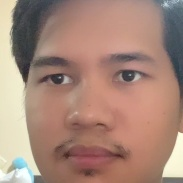
#> input picture datasets/Golf/100_GOLF.jpg, 183 x 183 px
$ python face_Recognite.py
#> lines starting #> are read from the running program, lines starting #| are printed output that depends on the picture
import cv2
import numpy
import os

haar_file = 'haarcascade_frontalface_default.xml'
datasets = 'datasets'
video_path = 0  # ใช้ 0 เพื่อเปิดกล้องเว็บ (หรือ 1, 2, ... หากมีหลายกล้อง)

print('Training...')
(images, labels, names, id) = ([], [], {}, 0)
for (subdirs, dirs, files) in os.walk(datasets):
    for subdir in dirs:
        names[id] = subdir
        subjectpath = os.path.join(datasets, subdir)
        for filename in os.listdir(subjectpath):
            path = os.path.join(subjectpath, filename)
            label = id
            img = cv2.imread(path, 0)
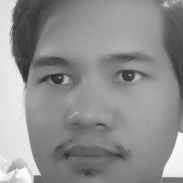
#> img: shape (183, 183); min 39, max 255, mean 144
            if img is not None:
                face_resize = cv2.resize(img, (130, 100))
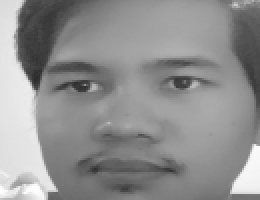
#> face_resize: shape (100, 130) (shown 2 times larger); min 44, max 254, mean 143.9
                images.append(face_resize)
                labels.append(int(label))
        id += 1
#> id = 1

(images, labels) = [numpy.array(lis) for lis in [images, labels]]
model = cv2.face.LBPHFaceRecognizer_create()
model.train(images, labels)

face_cascade = cv2.CascadeClassifier(haar_file)
video_capture = cv2.VideoCapture(video_path)

while True:
    ret, im = video_capture.read()
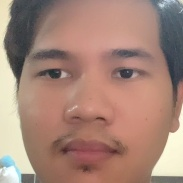
#> input picture datasets/Golf/104_GOLF.jpg, 183 x 183 px, given in place of the camera
#> im is the input picture: shape (183, 183, 3); mean B, G, R 120.3, 133.5, 166.4
    if not ret:
        print("ไม่สามารถอ่านเฟรมจากกล้องได้")  # แจ้งเตือนหากไม่สามารถอ่านเฟรมได้
        break  # Exit if there is an error reading the frame

    im = cv2.flip(im, 1)  # Flip image
    gray = cv2.cvtColor(im, cv2.COLOR_BGR2GRAY)
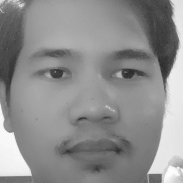
#> gray: shape (183, 183); min 41, max 253, mean 141.9
    faces = face_cascade.detectMultiScale(gray, 1.3, 5)
#> faces = [[14, 15, 151, 151]]
    for (x, y, w, h) in faces:
        cv2.rectangle(im, (x, y), (x + w, y + h), (0, 255, 0), 2)  # Green box
        face = gray[y:y + h, x:x + w]
        face_resize = cv2.resize(face, (130, 100))  # Resize for prediction
        prediction = model.predict(face_resize)

        if prediction[1] < 100:
            name = names[prediction[0]]
            accuracy = 100 - prediction[1]
            text = f'{name} {accuracy:.2f}%'
            # Initialize font scale
            font_scale = 0.8
            # Calculate text size to ensure it fits in the rectangle
            text_size = cv2.getTextSize(text, cv2.FONT_HERSHEY_SIMPLEX, font_scale, 2)[0]

            # Adjust position to center the text above the rectangle
            text_x = x + (w - text_size[0]) // 2
            text_y = y - 10

            # Ensure the text does not exceed the rectangle width
            while text_size[0] > w and font_scale > 0.4:
                font_scale -= 0.1
                text_size = cv2.getTextSize(text, cv2.FONT_HERSHEY_SIMPLEX, font_scale, 2)[0]
                text_x = x + (w - text_size[0]) // 2  # Update x position based on new text size

            # Draw a filled rectangle for the text background
            cv2.rectangle(im, (x, y - 40), (x + w, y), (0, 255, 0), -1)  # Green rectangle
            # Put the text on the image
            cv2.putText(im, text, (text_x, text_y), cv2.FONT_HERSHEY_SIMPLEX, font_scale, (0, 0, 0), 2)  # Black text
        else:
            unknown_text = 'Unknown'
            # Initialize font scale for unknown text
            font_scale = 0.8
            text_size = cv2.getTextSize(unknown_text, cv2.FONT_HERSHEY_SIMPLEX, font_scale, 2)[0]
            text_x = x + (w - text_size[0]) // 2
            text_y = y - 10

            # Draw a filled rectangle for the text background
            cv2.rectangle(im, (x, y - 40), (x + w, y), (0, 255, 0), -1)  # Green rectangle
            cv2.putText(im, unknown_text, (text_x, text_y), cv2.FONT_HERSHEY_SIMPLEX, font_scale, (0, 0, 0), 2)  # Black text
#> this loop made 1 pass
#> (x, y, w, h, prediction, unknown_text) on pass 1: (14, 15, 151, 151, (0, 101.4), 'Unknown')
#> pass 1, `face = gray[y:y + h, x:x + w]`:
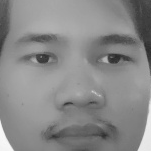
#> face: shape (151, 151); min 41, max 250, mean 137.1
#> pass 1, `face_resize = cv2.resize(face, (130, 100))`:
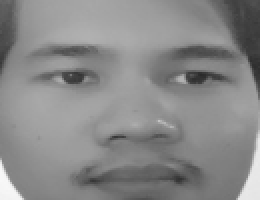
#> face_resize: shape (100, 130) (shown 2 times larger); min 42, max 248, mean 137
#> after the loop:
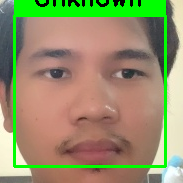
#> im: shape (183, 183, 3); mean B, G, R 106.2, 146, 148.8

    cv2.imshow('OpenCV', im)
    key = cv2.waitKey(10)
#> (key Esc is pressed here)
    if key == 27:  # Escape key
        break

video_capture.release()
cv2.destroyAllWindows()
